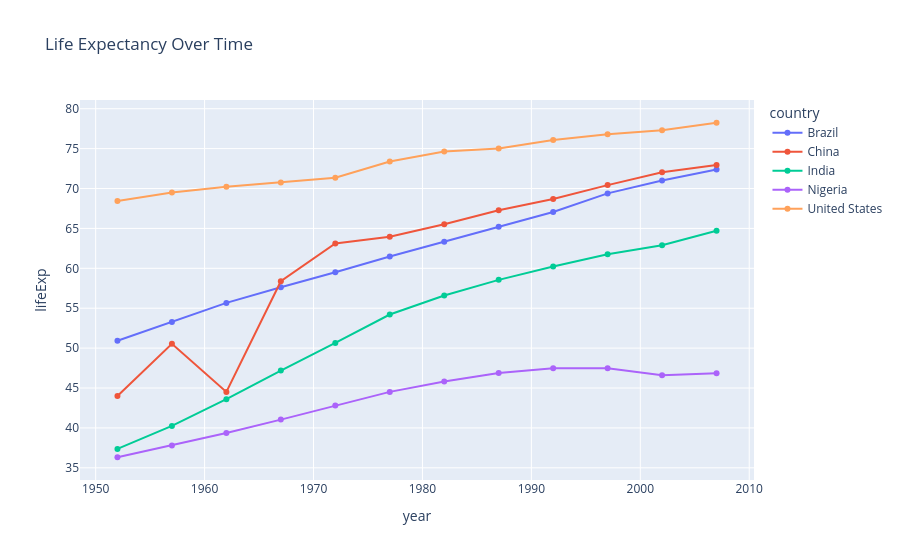

Notebook source saved alongside this figure:
### Markdown cell above
## 3. Line chart — trends over time

Line charts are ideal for showing change over a continuous axis like time. Let's track life expectancy
for a handful of countries across the full dataset.

### Code cell
countries = ["United States", "China", "India", "Nigeria", "Brazil"]
df_countries = df[df["country"].isin(countries)]

fig = px.line(
    df_countries,
    x="year",
    y="lifeExp",
    color="country",
    markers=True,
    title="Life Expectancy Over Time",
)
fig.show()

### Figure 1 — Plotly figure (JSON) as saved in the notebook; plotly's stock layout.template omitted (floating-point values rounded to 4 significant figures)
{"data": [{"hovertemplate": "country=Brazil<br>year=%{x}<br>lifeExp=%{y}<extra></extra>", "legendgroup": "Brazil", "line": {"color": "#636efa", "dash": "solid"}, "marker": {"symbol": "circle"}, "mode": "lines+markers", "name": "Brazil", "orientation": "v", "showlegend": true, "type": "scatter", "x": [1952, 1957, 1962, 1967, 1972, 1977, 1982, 1987, 1992, 1997, 2002, 2007], "xaxis": "x", "y": [50.92, 53.28, 55.66, 57.63, 59.5, 61.49, 63.34, 65.2, 67.06, 69.39, 71.01, 72.39], "yaxis": "y"}, {"hovertemplate": "country=China<br>year=%{x}<br>lifeExp=%{y}<extra></extra>", "legendgroup": "China", "line": {"color": "#EF553B", "dash": "solid"}, "marker": {"symbol": "circle"}, "mode": "lines+markers", "name": "China", "orientation": "v", "showlegend": true, "type": "scatter", "x": [1952, 1957, 1962, 1967, 1972, 1977, 1982, 1987, 1992, 1997, 2002, 2007], "xaxis": "x", "y": [44.0, 50.55, 44.5, 58.38, 63.12, 63.97, 65.53, 67.27, 68.69, 70.43, 72.03, 72.96], "yaxis": "y"}, {"hovertemplate": "country=India<br>year=%{x}<br>lifeExp=%{y}<extra></extra>", "legendgroup": "India", "line": {"color": "#00cc96", "dash": "solid"}, "marker": {"symbol": "circle"}, "mode": "lines+markers", "name": "India", "orientation": "v", "showlegend": true, "type": "scatter", "x": [1952, 1957, 1962, 1967, 1972, 1977, 1982, 1987, 1992, 1997, 2002, 2007], "xaxis": "x", "y": [37.37, 40.25, 43.6, 47.19, 50.65, 54.21, 56.6, 58.55, 60.22, 61.77, 62.88, 64.7], "yaxis": "y"}, {"hovertemplate": "country=Nigeria<br>year=%{x}<br>lifeExp=%{y}<extra></extra>", "legendgroup": "Nigeria", "line": {"color": "#ab63fa", "dash": "solid"}, "marker": {"symbol": "circle"}, "mode": "lines+markers", "name": "Nigeria", "orientation": "v", "showlegend": true, "type": "scatter", "x": [1952, 1957, 1962, 1967, 1972, 1977, 1982, 1987, 1992, 1997, 2002, 2007], "xaxis": "x", "y": [36.32, 37.8, 39.36, 41.04, 42.82, 44.51, 45.83, 46.89, 47.47, 47.46, 46.61, 46.86], "yaxis": "y"}, {"hovertemplate": "country=United States<br>year=%{x}<br>lifeExp=%{y}<extra></extra>", "legendgroup": "United States", "line": {"color": "#FFA15A", "dash": "solid"}, "marker": {"symbol": "circle"}, "mode": "lines+markers", "name": "United States", "orientation": "v", "showlegend": true, "type": "scatter", "x": [1952, 1957, 1962, 1967, 1972, 1977, 1982, 1987, 1992, 1997, 2002, 2007], "xaxis": "x", "y": [68.44, 69.49, 70.21, 70.76, 71.34, 73.38, 74.65, 75.02, 76.09, 76.81, 77.31, 78.24], "yaxis": "y"}], "layout": {"legend": {"title": {"text": "country"}, "tracegroupgap": 0}, "title": {"text": "Life Expectancy Over Time"}, "xaxis": {"anchor": "y", "domain": [0, 1], "title": {"text": "year"}}, "yaxis": {"anchor": "x", "domain": [0, 1], "title": {"text": "lifeExp"}}}}
